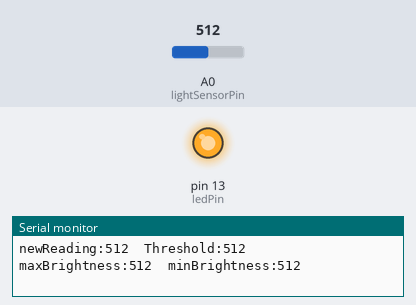
The sketch below on a simulated Arduino Uno, built with avr-gcc and run on an emulated ATmega328P. Parts: output pins drawn as LEDs (lit = HIGH), the last lines printed to the serial monitor. The inputs (shaded band) are chosen by the test bench; at power-on: A0 (lightSensorPin) = 512.

Above: at 1.1 s.
At 7.2 s:
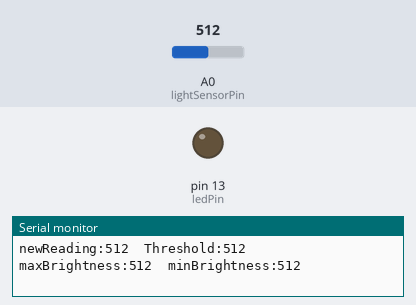
7.3 s: A0 (lightSensorPin) set to 106
8.8 s: A0 (lightSensorPin) set to 95
Timing chart, 0 to 11.8 s (numbered marks = the images above; inputs shaded):
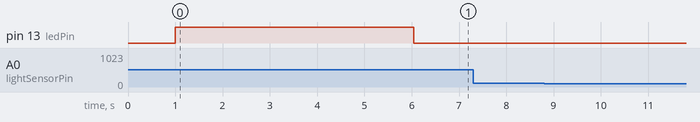

The sketch:

12_calibrateInSetup.ino
```cpp
// calibrating a sensor
// finding max, min, range of readings
// setting thresholds

// this example explores calibration in setup

// sensor (photoCell) variables
int lightSensorPin = A0;
int brightness = 0; // used in setup
int avgBrightnessReading = 0; // used in loop
int lastBrightness = 0;

// calibration variables
int maxBrightness = 0;     // initialize very small
int minBrightness = 2000;  // initialize very big
int brightnessRange = 0;
int brightnessThreshold = 0;
float thresholdAmount = 0.5; // 0.0 - 1.0, percent of range

int crossedThreshold = 0;

// indicator variables
int ledPin = 13; // built in led


void setup() {
  // put your setup code here, to run once:
  Serial.begin(9600);
  while(!Serial);  //give time to open plotter - remove for crit
  delay(1000);

  pinMode(lightSensorPin, INPUT);
  pinMode(ledPin, OUTPUT);


  // enter calibration mode -- only happens at reset / startup
  unsigned long start = millis();

  digitalWrite(ledPin, 1); // turn LED on to indicate calibration mode
  Serial.println("calibrating sensor");

  do {
    brightness = averageBrightness(2);
    calibrate(brightness);
    printReadings(brightness);
    delay(10);
  } while (millis() - start < 5000); // calibrate for 5 seconds

  digitalWrite(ledPin, 0); // led OFF, calibration complete
  // calibration complete

  Serial.println("setup complete");

}

void loop() {

  // *******  get simple average of (X) brightnesses
  avgBrightnessReading = averageBrightness(2); // average (X) readings

  // ******* check <finalValue> against <brightnessThreshold>
  crossedThreshold = checkThreshold(avgBrightnessReading);


  // determine action

  switch ( crossedThreshold ) {
    case (0):
      // below threshold here
      // Serial.println("below"); // uncomment for monitor
      break;

    case (1):
      // above threshold code here
      // Serial.println("above");  // uncomment for monitor
      break;
  }

  // take action

  printReadings(avgBrightnessReading);
  delay(10);
}

void printReadings(int newReading) {
  Serial.print( "newReading:" ); // NEW!! -- the colon will make it a label in plotter!
  Serial.print( newReading );
  Serial.print('\t');

  Serial.print( "Threshold:");
  Serial.print( brightnessThreshold);
  Serial.print('\t');

  Serial.print( "maxBrightness:");
  Serial.print( maxBrightness);
  Serial.print('\t');

  Serial.print( "minBrightness:");
  Serial.println( minBrightness);
}
```

calibrate.ino
```cpp
void calibrate(int newValue){
  if(newValue > maxBrightness)  maxBrightness = newValue;
  if(newValue < minBrightness)  minBrightness = newValue;
  brightnessRange = maxBrightness-minBrightness;
  brightnessThreshold = minBrightness + (brightnessRange*thresholdAmount);
}


int checkThreshold(int theValue){
  if (theValue > brightnessThreshold) return 1;  // above threshold
  if (theValue < brightnessThreshold) return 0;  // below threshold
}
```

readSensors.ino
```cpp
// this function reads the distance 'howMany' times
// it then returns the average of those readings


int averageBrightness( int howMany ){
  long dist = 0;
  for (int i = 0; i < howMany; i++){
      dist += analogRead(lightSensorPin);
      delay(2);
  }
  return dist = (int) dist / howMany;
}
```
